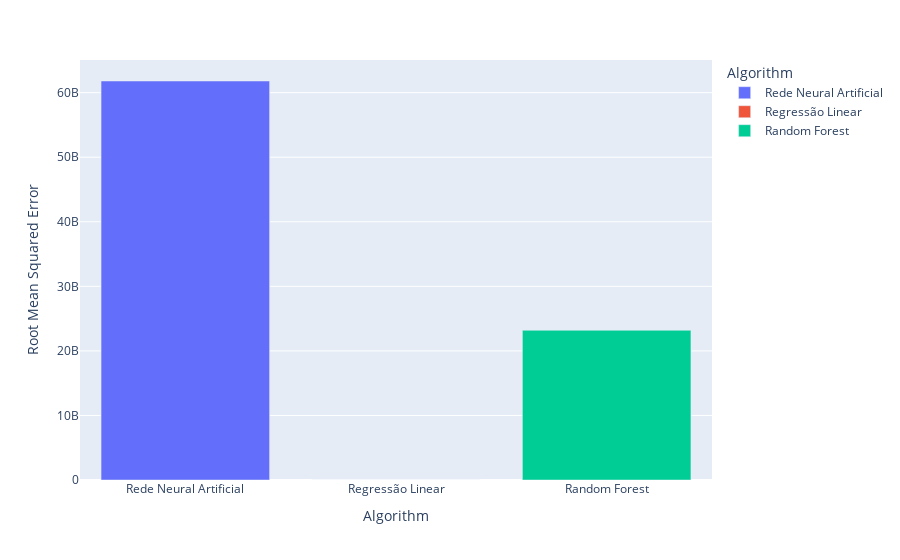

Write notebook code for a chart like this one.
### Markdown cell above
### Raiz do Erro Quadrático Médio (RMSE)

A visualização da Raiz do Erro Quadrático Médio (Root Mean Squared Error - RMSE) mostra a diferença entre os valores preditos e os observados no modelo.

a função pode ser descrita por: $RMSE = \sqrt{\frac{1}{n} \sum_{i=1}^{n} (y_i - \hat{y}_i)^2}$

### Code cell
metrics_df = pd.DataFrame(data=[
    ['Rede Neural Artificial', np.mean(mlp_rmse_values)],
    ['Regressão Linear', np.mean(rl_rmse_values)],
    ['Random Forest', np.mean(rf_rmse_values)]
  ],
  columns=['Algorithm', 'Root Mean Squared Error']
)
fig = px.bar(metrics_df, x='Algorithm', y='Root Mean Squared Error', color='Algorithm')
fig.show()

### Figure 1 — Plotly figure (JSON) as saved in the notebook; plotly's stock layout.template omitted (floating-point values rounded to 4 significant figures)
{"data": [{"alignmentgroup": "True", "hovertemplate": "Algorithm=%{x}<br>Root Mean Squared Error=%{y}<extra></extra>", "legendgroup": "Rede Neural Artificial", "marker": {"color": "#636efa", "pattern": {"shape": ""}}, "name": "Rede Neural Artificial", "offsetgroup": "Rede Neural Artificial", "orientation": "v", "showlegend": true, "textposition": "auto", "type": "bar", "x": ["Rede Neural Artificial"], "xaxis": "x", "y": [61810000000.0], "yaxis": "y"}, {"alignmentgroup": "True", "hovertemplate": "Algorithm=%{x}<br>Root Mean Squared Error=%{y}<extra></extra>", "legendgroup": "Regressão Linear", "marker": {"color": "#EF553B", "pattern": {"shape": ""}}, "name": "Regressão Linear", "offsetgroup": "Regressão Linear", "orientation": "v", "showlegend": true, "textposition": "auto", "type": "bar", "x": ["Regressão Linear"], "xaxis": "x", "y": [429300.0], "yaxis": "y"}, {"alignmentgroup": "True", "hovertemplate": "Algorithm=%{x}<br>Root Mean Squared Error=%{y}<extra></extra>", "legendgroup": "Random Forest", "marker": {"color": "#00cc96", "pattern": {"shape": ""}}, "name": "Random Forest", "offsetgroup": "Random Forest", "orientation": "v", "showlegend": true, "textposition": "auto", "type": "bar", "x": ["Random Forest"], "xaxis": "x", "y": [23190000000.0], "yaxis": "y"}], "layout": {"barmode": "relative", "legend": {"title": {"text": "Algorithm"}, "tracegroupgap": 0}, "margin": {"t": 60}, "xaxis": {"anchor": "y", "categoryarray": ["Rede Neural Artificial", "Regressão Linear", "Random Forest"], "categoryorder": "array", "domain": [0, 1], "title": {"text": "Algorithm"}}, "yaxis": {"anchor": "x", "domain": [0, 1], "title": {"text": "Root Mean Squared Error"}}}}
